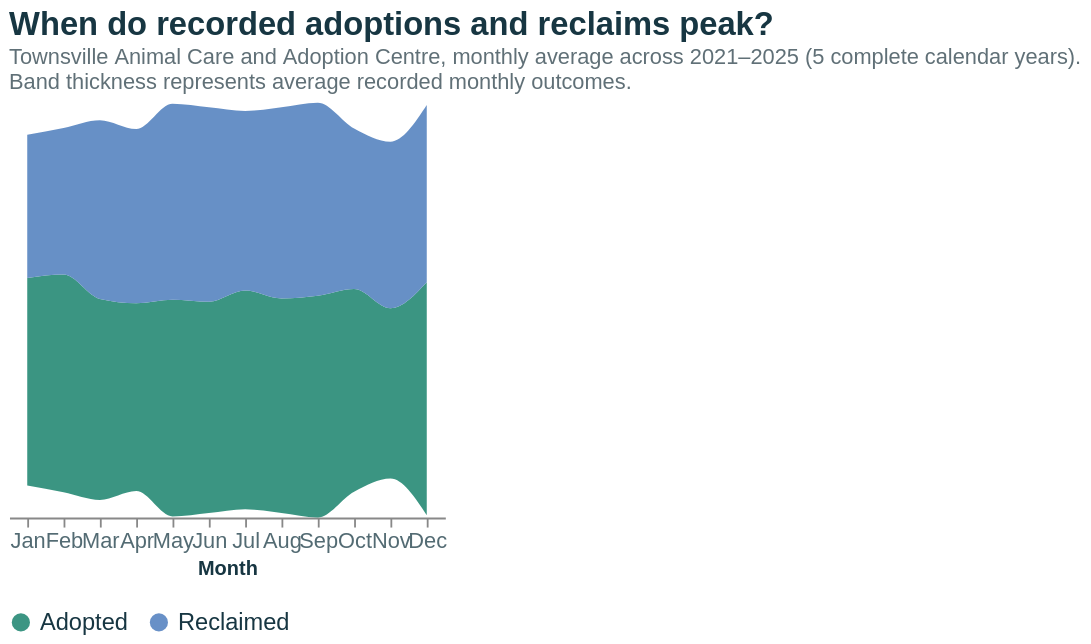

Here is the Vega-Lite specification saved for this chart:
### Vega-Lite specification from a JSON file in a GitHub repository (floating-point values rounded to 4 significant figures)
{"$schema": "https://vega.github.io/schema/vega-lite/v5.json", "description": "Seasonal streamgraph of monthly official Townsville adoption and reclaim outcomes.", "width": "container", "height": 355, "autosize": {"type": "fit-x", "contains": "padding", "resize": true}, "background": "#ffffff", "title": {"text": "When do recorded adoptions and reclaims peak?", "subtitle": ["Townsville Animal Care and Adoption Centre, monthly average across 2021–2025 (5 complete calendar years).", "Band thickness represents average recorded monthly outcomes."], "font": "Helvetica", "fontSize": 18, "subtitleFont": "Helvetica", "subtitleFontSize": 12, "anchor": "start"}, "data": {"values": [{"month": "Jan", "month_num": 1, "series": "Adopted", "mean_count": 89.4, "years": 5}, {"month": "Jan", "month_num": 1, "series": "Reclaimed", "mean_count": 61.8, "years": 5}, {"month": "Feb", "month_num": 2, "series": "Adopted", "mean_count": 93.8, "years": 5}, {"month": "Feb", "month_num": 2, "series": "Reclaimed", "mean_count": 63.2, "years": 5}, {"month": "Mar", "month_num": 3, "series": "Adopted", "mean_count": 86.6, "years": 5}, {"month": "Mar", "month_num": 3, "series": "Reclaimed", "mean_count": 77.0, "years": 5}, {"month": "Apr", "month_num": 4, "series": "Adopted", "mean_count": 81.0, "years": 5}, {"month": "Apr", "month_num": 4, "series": "Reclaimed", "mean_count": 75.0, "years": 5}, {"month": "May", "month_num": 5, "series": "Adopted", "mean_count": 93.4, "years": 5}, {"month": "May", "month_num": 5, "series": "Reclaimed", "mean_count": 84.4, "years": 5}, {"month": "Jun", "month_num": 6, "series": "Adopted", "mean_count": 91.0, "years": 5}, {"month": "Jun", "month_num": 6, "series": "Reclaimed", "mean_count": 83.8, "years": 5}, {"month": "Jul", "month_num": 7, "series": "Adopted", "mean_count": 94.2, "years": 5}, {"month": "Jul", "month_num": 7, "series": "Reclaimed", "mean_count": 77.4, "years": 5}, {"month": "Aug", "month_num": 8, "series": "Adopted", "mean_count": 92.4, "years": 5}, {"month": "Aug", "month_num": 8, "series": "Reclaimed", "mean_count": 82.4, "years": 5}, {"month": "Sep", "month_num": 9, "series": "Adopted", "mean_count": 95.6, "years": 5}, {"month": "Sep", "month_num": 9, "series": "Reclaimed", "mean_count": 83.2, "years": 5}, {"month": "Oct", "month_num": 10, "series": "Adopted", "mean_count": 87.4, "years": 5}, {"month": "Oct", "month_num": 10, "series": "Reclaimed", "mean_count": 69.2, "years": 5}, {"month": "Nov", "month_num": 11, "series": "Adopted", "mean_count": 73.4, "years": 5}, {"month": "Nov", "month_num": 11, "series": "Reclaimed", "mean_count": 71.8, "years": 5}, {"month": "Dec", "month_num": 12, "series": "Adopted", "mean_count": 100.4, "years": 5}, {"month": "Dec", "month_num": 12, "series": "Reclaimed", "mean_count": 76.4, "years": 5}]}, "mark": {"type": "area", "interpolate": "monotone", "opacity": 0.92}, "encoding": {"x": {"field": "month", "type": "ordinal", "sort": ["Jan", "Feb", "Mar", "Apr", "May", "Jun", "Jul", "Aug", "Sep", "Oct", "Nov", "Dec"], "title": "Month", "axis": {"labelAngle": 0, "labelFontSize": 12}}, "y": {"field": "mean_count", "type": "quantitative", "stack": "center", "axis": null}, "color": {"field": "series", "type": "nominal", "scale": {"domain": ["Adopted", "Reclaimed"], "range": ["#2B8C78", "#5B87C2"]}, "legend": {"orient": "bottom", "title": null, "labelFontSize": 13, "labelLimit": 140, "columns": 2}}, "order": {"field": "series", "type": "nominal", "sort": ["Adopted", "Reclaimed"]}, "tooltip": [{"field": "month", "type": "nominal", "title": "Month"}, {"field": "series", "type": "nominal", "title": "Category"}, {"field": "mean_count", "type": "quantitative", "title": "Average monthly records", "format": ",.1f"}, {"field": "years", "type": "quantitative", "title": "Years averaged"}]}, "config": {"font": "Helvetica, Arial, sans-serif", "view": {"stroke": null}, "axis": {"labelColor": "#536B73", "titleColor": "#173642", "labelFont": "Helvetica, Arial, sans-serif", "titleFont": "Helvetica, Arial, sans-serif"}, "legend": {"labelColor": "#173642", "labelFont": "Helvetica, Arial, sans-serif", "titleFont": "Helvetica, Arial, sans-serif"}, "title": {"color": "#173642", "subtitleColor": "#607077", "font": "Helvetica, Arial, sans-serif", "subtitleFont": "Helvetica, Arial, sans-serif"}}}
